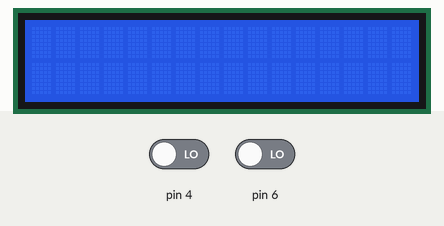
A sketch run on a simulated Arduino Uno, built with avr-gcc and run on an emulated ATmega328P. Shown: 16×2 character LCD. Inputs (shaded band) come from the test bench; at power-on: pin 4 LOW, pin 6 LOW. What the sketch prints to the serial monitor is not drawn.

Above: at 1.2 s.
1.3 s: pin 4 driven HIGH
At 2.2 s:
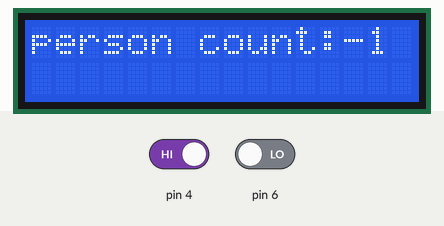
2.9 s: pin 6 driven HIGH
At 4.0 s:
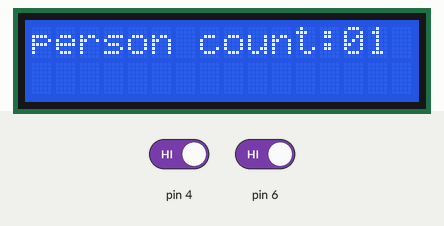
Timing chart, 0 to 5.9 s (numbered marks = the images above; inputs shaded):
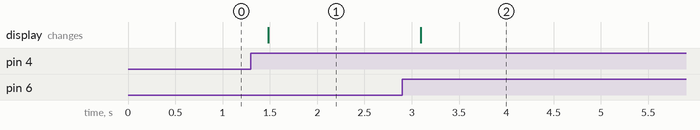

Measured:
- after the input at 1.3 s, the display: changes after 0.18 s (image 1)
- after the input at 2.9 s, the display: changes after 0.20 s (image 2)

The sketch:

People_Count_Using_PIR_Sensor__1_.ino
```cpp
#include <LiquidCrystal_I2C.h>

LiquidCrystal_I2C lcd(0x27, 16, 2);
int counter = 0; //variable that will store the count
int currentState1 = 0;
int previousState1 = 0;
int currentState2 = 0;
int previousState2 = 0;
void setup()
{
  Serial.begin(9600);
  lcd.init();
  lcd.backlight();
  lcd.setBacklight(HIGH);
  pinMode(6,INPUT);
  pinMode(4,INPUT);


}

void loop()
{
int currentState1=digitalRead(6);
int currentState2=digitalRead(4);
Serial.println(currentState1);
 Serial.println(currentState2);
if(currentState1 != previousState1){
if(currentState1 == 1){
counter = counter + 1;
lcd.setCursor(0,0);
lcd.print("person count:");
lcd.print(counter);
}

}


Serial.println(currentState2);
if(currentState2 != previousState2){
if(currentState2 == 1){
counter = counter - 1;
lcd.setCursor(0,0);
lcd.print("person count:");
lcd.print(counter);
}
}
previousState1 = currentState1;
previousState2 = currentState2;
  delay(200);
}
```
